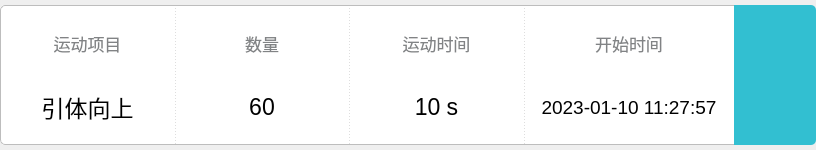
<?xml version="1.0" encoding="UTF-8"?>
<ui version="4.0">
 <class>HistoryItem</class>
 <widget class="QWidget" name="HistoryItem">
  <property name="geometry">
   <rect>
    <x>0</x>
    <y>0</y>
    <width>816</width>
    <height>150</height>
   </rect>
  </property>
  <property name="sizePolicy">
   <sizepolicy hsizetype="Preferred" vsizetype="Preferred">
    <horstretch>0</horstretch>
    <verstretch>0</verstretch>
   </sizepolicy>
  </property>
  <property name="minimumSize">
   <size>
    <width>0</width>
    <height>150</height>
   </size>
  </property>
  <property name="maximumSize">
   <size>
    <width>16777215</width>
    <height>150</height>
   </size>
  </property>
  <property name="windowTitle">
   <string>Form</string>
  </property>
  <property name="styleSheet">
   <string notr="true">color: rgb(255, 255, 255);
height: 150px;
border-radius:5px;
width:150px;</string>
  </property>
  <layout class="QHBoxLayout" name="horizontalLayout" stretch="9,1">
   <property name="spacing">
    <number>0</number>
   </property>
   <property name="leftMargin">
    <number>0</number>
   </property>
   <property name="topMargin">
    <number>5</number>
   </property>
   <property name="rightMargin">
    <number>0</number>
   </property>
   <property name="bottomMargin">
    <number>5</number>
   </property>
   <item>
    <widget class="QWidget" name="widget_2" native="true">
     <property name="styleSheet">
      <string notr="true">QWidget{
	background-color: rgb(255, 255, 255);
	border-top-right-radius: 0px;
	border-bottom-right-radius: 0px;
}

QLabel{
	color: rgb(0, 0, 0);
}</string>
     </property>
     <layout class="QHBoxLayout" name="horizontalLayout_2">
      <property name="spacing">
       <number>0</number>
      </property>
      <property name="leftMargin">
       <number>0</number>
      </property>
      <property name="topMargin">
       <number>0</number>
      </property>
      <property name="rightMargin">
       <number>0</number>
      </property>
      <property name="bottomMargin">
       <number>0</number>
      </property>
      <item>
       <widget class="QWidget" name="widget_4" native="true">
        <property name="styleSheet">
         <string notr="true">#widget_4{
	border-top:1px solid rgb(189, 189, 189);
	border-bottom:1px solid rgb(189, 189, 189);
	border-left:1px solid rgb(189, 189, 189);
}</string>
        </property>
        <layout class="QVBoxLayout" name="verticalLayout">
         <item>
          <widget class="QLabel" name="label">
           <property name="font">
            <font>
             <pointsize>13</pointsize>
            </font>
           </property>
           <property name="styleSheet">
            <string notr="true">color: rgb(129, 131, 133);</string>
           </property>
           <property name="text">
            <string>运动项目</string>
           </property>
           <property name="alignment">
            <set>Qt::AlignCenter</set>
           </property>
          </widget>
         </item>
         <item>
          <widget class="QLabel" name="sport_name_label">
           <property name="font">
            <font>
             <pointsize>17</pointsize>
            </font>
           </property>
           <property name="text">
            <string>引体向上</string>
           </property>
           <property name="alignment">
            <set>Qt::AlignCenter</set>
           </property>
          </widget>
         </item>
        </layout>
       </widget>
      </item>
      <item>
       <widget class="QWidget" name="widget_5" native="true">
        <property name="styleSheet">
         <string notr="true">#widget_5{
	border-left:1px dashed rgb(189, 189, 189);
	border-radius:0px;
	border-top:1px solid rgb(189, 189, 189);
	border-bottom:1px solid rgb(189, 189, 189);
}</string>
        </property>
        <layout class="QVBoxLayout" name="verticalLayout_2">
         <item>
          <widget class="QLabel" name="label_2">
           <property name="font">
            <font>
             <pointsize>13</pointsize>
            </font>
           </property>
           <property name="styleSheet">
            <string notr="true">color: rgb(129, 131, 133);</string>
           </property>
           <property name="text">
            <string>数量</string>
           </property>
           <property name="alignment">
            <set>Qt::AlignCenter</set>
           </property>
          </widget>
         </item>
         <item>
          <widget class="QLabel" name="count_label">
           <property name="font">
            <font>
             <pointsize>17</pointsize>
            </font>
           </property>
           <property name="text">
            <string>60</string>
           </property>
           <property name="alignment">
            <set>Qt::AlignCenter</set>
           </property>
          </widget>
         </item>
        </layout>
       </widget>
      </item>
      <item>
       <widget class="QWidget" name="widget_6" native="true">
        <property name="styleSheet">
         <string notr="true">#widget_6{
	border-left:1px dashed rgb(189, 189, 189);
	border-radius:0px;
	border-top:1px solid rgb(189, 189, 189);
	border-bottom:1px solid rgb(189, 189, 189);
}</string>
        </property>
        <layout class="QVBoxLayout" name="verticalLayout_3">
         <item>
          <widget class="QLabel" name="label_3">
           <property name="font">
            <font>
             <pointsize>13</pointsize>
            </font>
           </property>
           <property name="styleSheet">
            <string notr="true">color: rgb(129, 131, 133);</string>
           </property>
           <property name="text">
            <string>运动时间</string>
           </property>
           <property name="alignment">
            <set>Qt::AlignCenter</set>
           </property>
          </widget>
         </item>
         <item>
          <widget class="QLabel" name="sport_time_label">
           <property name="font">
            <font>
             <pointsize>17</pointsize>
            </font>
           </property>
           <property name="text">
            <string>10 s</string>
           </property>
           <property name="alignment">
            <set>Qt::AlignCenter</set>
           </property>
          </widget>
         </item>
        </layout>
       </widget>
      </item>
      <item>
       <widget class="QWidget" name="widget_7" native="true">
        <property name="minimumSize">
         <size>
          <width>210</width>
          <height>0</height>
         </size>
        </property>
        <property name="styleSheet">
         <string notr="true">#widget_7{
	border-left:1px dashed rgb(189, 189, 189);
	border-radius:0px;
	border-top:1px solid rgb(189, 189, 189);
	border-bottom:1px solid rgb(189, 189, 189);
}</string>
        </property>
        <layout class="QVBoxLayout" name="verticalLayout_4">
         <item>
          <widget class="QLabel" name="label_4">
           <property name="font">
            <font>
             <pointsize>13</pointsize>
            </font>
           </property>
           <property name="styleSheet">
            <string notr="true">color: rgb(129, 131, 133);</string>
           </property>
           <property name="text">
            <string>开始时间</string>
           </property>
           <property name="alignment">
            <set>Qt::AlignCenter</set>
           </property>
          </widget>
         </item>
         <item>
          <widget class="QLabel" name="start_time_label">
           <property name="font">
            <font>
             <pointsize>14</pointsize>
            </font>
           </property>
           <property name="text">
            <string>2023-01-10 11:27:57</string>
           </property>
           <property name="alignment">
            <set>Qt::AlignCenter</set>
           </property>
           <property name="wordWrap">
            <bool>true</bool>
           </property>
          </widget>
         </item>
        </layout>
       </widget>
      </item>
     </layout>
    </widget>
   </item>
   <item>
    <widget class="QWidget" name="widget_3" native="true">
     <property name="minimumSize">
      <size>
       <width>50</width>
       <height>150</height>
      </size>
     </property>
     <property name="maximumSize">
      <size>
       <width>16777215</width>
       <height>150</height>
      </size>
     </property>
     <property name="styleSheet">
      <string notr="true">border-top-left-radius: 0px;
border-bottom-left-radius: 0px;
border-top-right-radius: 5px;
border-bottom-right-radius:5px;
background-color: rgb(50, 191, 209);
width:150px;
margin-bottom:10px;</string>
     </property>
    </widget>
   </item>
  </layout>
 </widget>
 <resources/>
 <connections/>
</ui>
